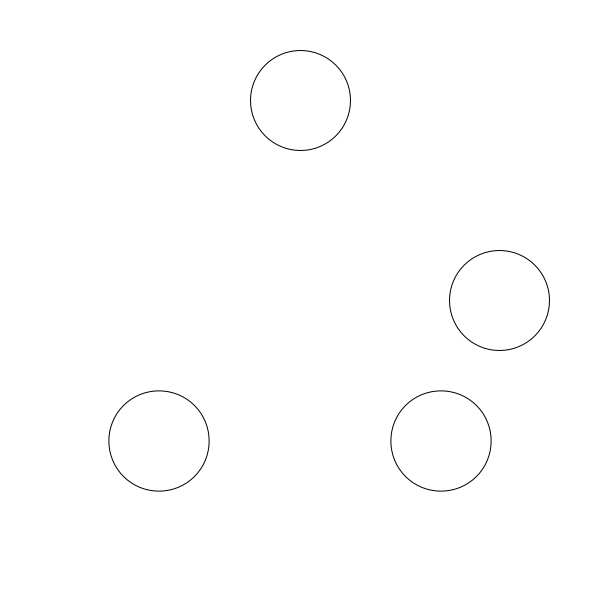
Frame 1 (no input)
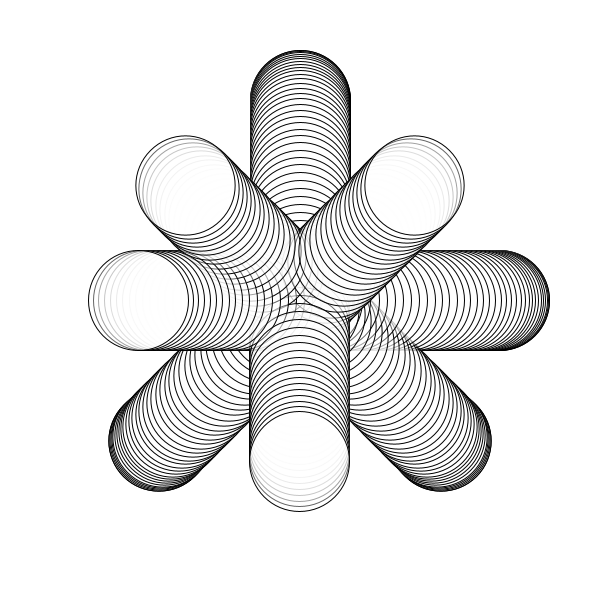
Frame 60 (the mouse pressed at the canvas centre just before this capture)
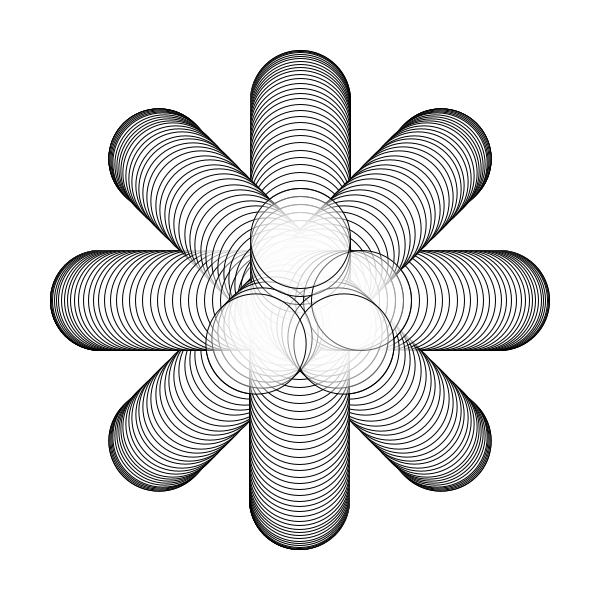
Frame 120 (the mouse held since frame 60 and released just before this capture)

The Processing sketch that drew these frames (run headless with seeded random() and noise(); from frame 60 on, the mouse is pressed at the canvas centre):

// Processing sketch: P_S2_Osc2
// ── P_S2_Osc2.pde
//Tomas de Camino Beck
float amplitude = 200;
float period = 150;

void setup() {
  size(600, 600);
  background(255);
  smooth();
}

void draw() {
  fill(255, 100);
  float x = amplitude * cos(TWO_PI * frameCount / period);
  translate(width/2, height/2);
  for (float i = 0; i<PI; i+=PI/4) {
    rotate(i);
    ellipse(x, 0, 100, 100);
  }
}
